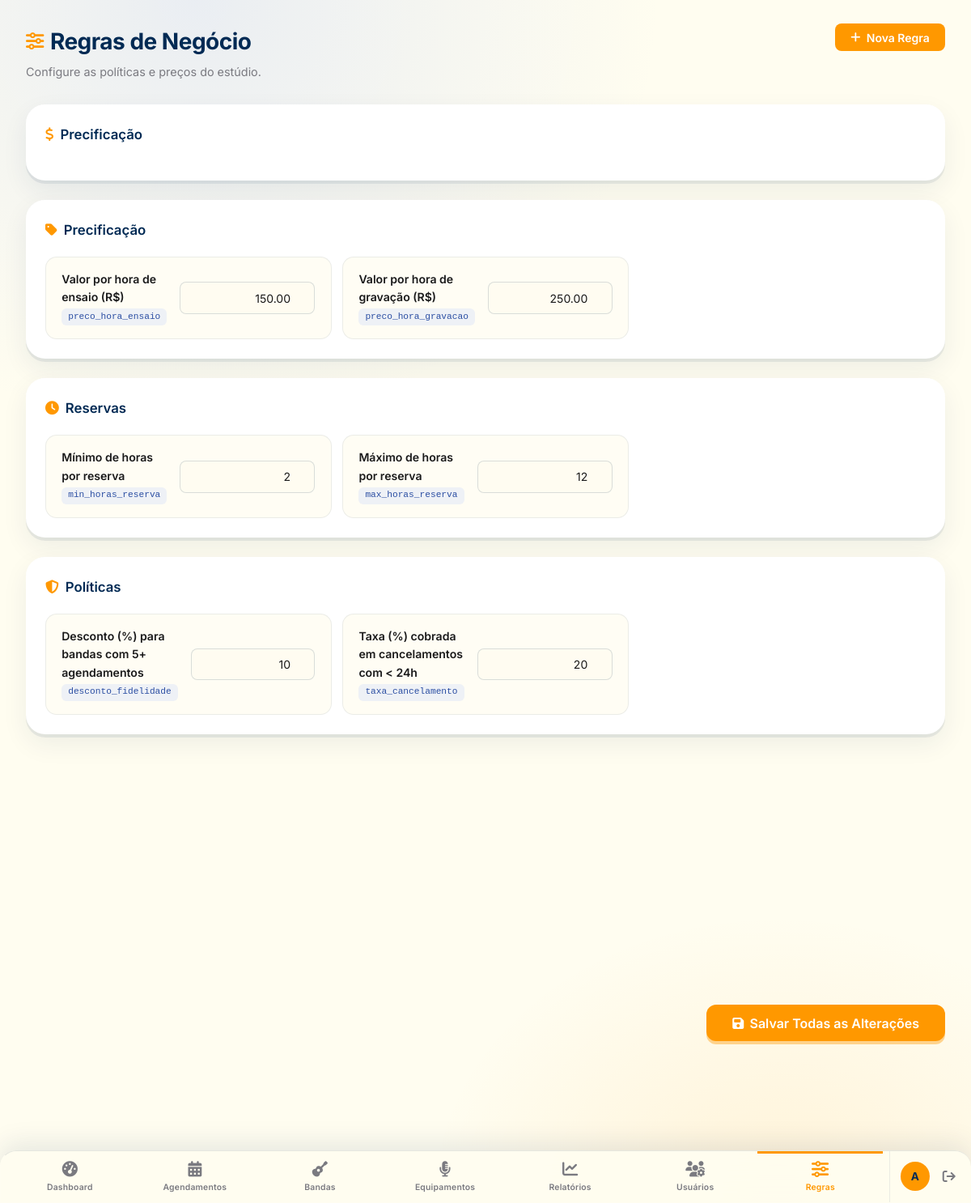
The app's page /regras.php (signed in) with its own data.
### tables this page shows
CREATE TABLE IF NOT EXISTS regras_negocio (
  id            INT UNSIGNED NOT NULL AUTO_INCREMENT,
  chave         VARCHAR(50)  NOT NULL UNIQUE,
  valor         VARCHAR(255) NOT NULL,
  descricao     VARCHAR(255),
  PRIMARY KEY (id)
);

### regras.php (called while the page is built)
<?php require_once 'controllers/regras_ctrl.php'; require 'templates/regras.php';

### controllers/regras_ctrl.php (called while the page is built, shortened)
<?php
require_once 'config/sessao.php';
$pageTitle = 'Regras de Negócio';
$pdo       = getConexao();
$regras = $pdo->query('SELECT * FROM regras_negocio ORDER BY id')->fetchAll();

### config/sessao.php (called while the page is built, shortened)
<?php
function usuarioLogado(): array
{
    return [
        'id'       => $_SESSION['usuario_id']   ?? null,
        'nome'     => $_SESSION['usuario_nome'] ?? '',
        'email'    => $_SESSION['usuario_email'] ?? '',
        'is_admin' => $_SESSION['usuario_admin'] ?? false,
    ];
}

### templates/regras.php (the view, shortened to what this page needs)
<?php include 'includes/head.php'; ?>
<body>
<?php include 'includes/nav.php'; ?>
<main class="main-content">
  <header class="page-header">
    <div>
      <h1><i class="fa-solid fa-sliders"></i> Regras de Negócio</h1>
      <p class="page-subtitle">Configure as políticas e preços do estúdio.</p>
    </div>
    <button class="btn btn-primary" id="btnNovaRegra">
      <i class="fa-solid fa-plus"></i> Nova Regra
    </button>
  </header>
  <form method="POST" action="api/regras_action.php" id="formRegras">
    <section class="section-card glass regra-section">
      <div class="section-header">
        <h2><i class="fa-solid fa-dollar-sign"></i> Precificação</h2>
      </div>
        <?php
        $grupos = [
          'Precificação'  => ['preco_hora_ensaio', 'preco_hora_gravacao'],
          'Reservas'      => ['min_horas_reserva', 'max_horas_reserva'],
          'Políticas'     => ['desconto_fidelidade', 'taxa_cancelamento'],
          'Funcionamento' => ['horario_abertura', 'horario_fechamento', 'nome_estudio', 'moeda'],
        ];
        ?>
    </section>
    <?php foreach ($grupos as $grupoNome => $chaves): ?>
    <?php
    $regrasGrupo = array_filter($regras, fn($r) => in_array($r['chave'], $chaves));
    ?>
    <section class="section-card glass regra-section">
      <div class="section-header">
        <h2>
          <?php
          $icons = [
            'Precificação'  => 'fa-tag',
            'Reservas'      => 'fa-clock',
            'Políticas'     => 'fa-shield-halved',
            'Funcionamento' => 'fa-store',
          ];
          ?>
          <i class="fa-solid <?= $icons[$grupoNome] ?? 'fa-gear' ?>"></i> <?= $grupoNome ?>
        </h2>
      </div>
      <div class="regras-grid">
        <?php foreach ($regrasGrupo as $r): ?>
        <div class="regra-card glass-inner">
          <div class="regra-info">
            <span class="regra-label"><?= htmlspecialchars($r['descricao'] ?: $r['chave']) ?></span>
            <span class="regra-chave-badge"><?= htmlspecialchars($r['chave']) ?></span>
          </div>
          <div class="regra-valor-wrap">
            <?php
            $isTime = str_contains($r['chave'], 'horario');
            $isNum  = in_array($r['chave'], ['preco_hora_ensaio','preco_hora_gravacao','min_horas_reserva','max_horas_reserva','desconto_fidelidade','taxa_cancelamento']);
            ?>
            <?php if ($isTime): ?>
              <input type="time" name="regras[<?= htmlspecialchars($r['chave']) ?>]"
                     value="<?= htmlspecialchars($r['valor']) ?>"
                     class="regra-input">
            <?php elseif ($isNum): ?>
              <input type="number" name="regras[<?= htmlspecialchars($r['chave']) ?>]"
                     value="<?= htmlspecialchars($r['valor']) ?>"
                     step="0.01" min="0"
                     class="regra-input">
            <?php else: ?>
              <input type="text" name="regras[<?= htmlspecialchars($r['chave']) ?>]"
                     value="<?= htmlspecialchars($r['valor']) ?>"
                     class="regra-input">
            <?php endif; ?>
          </div>
        </div>
        <?php endforeach; ?>
      </div>
    </section>
    <?php endforeach; ?>
    <div class="regras-save-bar">
      <button type="submit" class="btn btn-primary btn-lg">
        <i class="fa-solid fa-floppy-disk"></i> Salvar Todas as Alterações
      </button>
    </div>
  </form>
</main>
</body>
</html>

### includes/head.php (shortened to what this page needs)
<!DOCTYPE html>
<html lang="pt-BR">
<head>
  <link rel="stylesheet" href="https://cdnjs.cloudflare.com/ajax/libs/font-awesome/6.5.0/css/all.min.css">
  <link rel="stylesheet" href="assets/css/style.css">
  <?php if (($pageTitle ?? '') === 'Login'): ?>
  <link rel="stylesheet" href="assets/css/login.css">
  <?php else: ?>
  <link rel="stylesheet" href="assets/css/app.css">
  <?php endif; ?>
</head>

### includes/nav.php (shortened to what this page needs)
<?php
$paginaAtual = basename($_SERVER['PHP_SELF'], '.php');
$usuario = usuarioLogado();
?>
<aside class="sidebar glass">
  <nav class="sidebar-nav">
    <a href="dashboard.php"     class="nav-item <?= $paginaAtual === 'dashboard'     ? 'active' : '' ?>">
      <i class="fa-solid fa-gauge-high"></i><span>Dashboard</span>
    </a>
    <a href="agendamentos.php"  class="nav-item <?= $paginaAtual === 'agendamentos'  ? 'active' : '' ?>">
      <i class="fa-solid fa-calendar-days"></i><span>Agendamentos</span>
    </a>
    <a href="bandas.php"        class="nav-item <?= $paginaAtual === 'bandas'        ? 'active' : '' ?>">
      <i class="fa-solid fa-guitar"></i><span>Bandas</span>
    </a>
    <a href="equipamentos.php"  class="nav-item <?= $paginaAtual === 'equipamentos'  ? 'active' : '' ?>">
      <i class="fa-solid fa-microphone-lines"></i><span>Equipamentos</span>
    </a>
    <a href="relatorios.php"    class="nav-item <?= $paginaAtual === 'relatorios'    ? 'active' : '' ?>">
      <i class="fa-solid fa-chart-line"></i><span>Relatórios</span>
    </a>
    <?php if ($usuario['is_admin']): ?>
    <a href="usuarios.php"      class="nav-item <?= $paginaAtual === 'usuarios'      ? 'active' : '' ?>">
      <i class="fa-solid fa-users-gear"></i><span>Usuários</span>
    </a>
    <a href="regras.php"        class="nav-item <?= $paginaAtual === 'regras'        ? 'active' : '' ?>">
      <i class="fa-solid fa-sliders"></i><span>Regras</span>
    </a>
    <?php endif; ?>
  </nav>
  <div class="sidebar-footer">
    <div class="user-chip">
      <div class="user-avatar"><?= mb_strtoupper(mb_substr($usuario['nome'], 0, 1)) ?></div>
    </div>
    <a href="logout.php" class="btn-logout" title="Sair"><i class="fa-solid fa-arrow-right-from-bracket"></i></a>
  </div>
</aside>

### assets/css/app.css (style rules this page uses)
.sidebar { position: fixed; bottom: 0; left: 0; right: 0; top: auto; width: 100%; height: auto; flex-direction: row; padding: 0; background: rgba(255,253,240,0.92); backdrop-filter: blur(20px); -webkit-backdrop-filter: blur(20px); border-right: none; border-top: 1px solid rgba(0,42,84,0.10); border-radius: 20px 20px 0 0; z-index: 100; box-shadow: 0 -8px 32px rgba(0,42,84,0.10); display: flex; align-items: stretch; justify-content: space-around; }
.sidebar-nav { flex-direction: row; flex: 1; gap: 0; align-items: stretch; justify-content: space-around; padding: 0 0.5rem; }
.nav-item { flex-direction: column; gap: 3px; padding: 0.6rem 0.5rem; flex: 1; justify-content: center; align-items: center; font-size: 0.68rem; font-weight: 500; color: var(--text-muted); border-radius: 0; border-top: 3px solid transparent; transition: color 0.2s, border-color 0.2s; }
.nav-item i { font-size: 1.2rem; width: auto; margin-bottom: 2px; transition: transform 0.2s; }
.nav-item span { font-size: 0.65rem; font-weight: 600; letter-spacing: 0.2px; }
.nav-item.active { background: none; color: var(--clr-orange); border-top-color: var(--clr-orange); font-weight: 700; }
.nav-item.active i { color: var(--clr-orange); transform: scale(1.1); }
.sidebar-footer { display: flex; align-items: center; padding: 0 0.8rem; border-top: none; border-left: 1px solid rgba(0,42,84,0.08); flex-shrink: 0; }
.sidebar-footer .btn-logout { color: var(--text-muted); }
.main-content { margin-left: 0; padding: 1.8rem 2rem 6rem; }
.section-card { border-radius: 24px; background: #fff; border: none; box-shadow: 0 4px 0 rgba(0,42,84,0.08), 0 12px 32px rgba(0,42,84,0.07), inset 0 1px 0 rgba(255,255,255,0.9); backdrop-filter: none; }
.glass-inner { background: rgba(255,253,240,0.7); border: 1.5px solid rgba(0,42,84,0.08); border-radius: 14px; backdrop-filter: blur(8px); }
.regra-section { margin-bottom: 1.5rem; }
.regras-grid { display: grid; grid-template-columns: repeat(auto-fill, minmax(280px, 1fr)); gap: 0.85rem; }
.regra-card { display: flex; align-items: center; gap: 1rem; padding: 1rem 1.2rem; }
.regra-info { flex: 1; display: flex; flex-direction: column; gap: 0.15rem; }
.regra-label { font-size: 0.88rem; font-weight: 600; color: var(--text-primary); }
.regra-chave-badge { font-size: 0.7rem; background: rgba(138,168,255,0.15); color: #2c4fa3; border-radius: 6px; padding: 0.1rem 0.5rem; width: fit-content; font-family: monospace; }
.regra-input { width: 130px; padding: 0.45rem 0.7rem; border: 1.5px solid rgba(0,42,84,0.15); border-radius: 8px; font-size: 0.875rem; text-align: right; background: #fff; outline: none; transition: border-color 0.2s; }
.regra-valor-wrap { display: flex; align-items: center; gap: 0.5rem; }
.regras-save-bar { position: sticky; bottom: 5.5rem; display: flex; justify-content: flex-end; padding: 1rem 0; z-index: 10; }
.btn-lg { padding: 0.8rem 2rem; font-size: 1rem; border-radius: 12px; box-shadow: 0 4px 0 rgba(255,152,0,0.4); }

### records on screen
regras_negocio: descricao "Valor por hora de ensaio (R$)", chave "preco_hora_ensaio", valor "150.00"
regras_negocio: descricao "Valor por hora de gravação (R$)", chave "preco_hora_gravacao", valor "250.00"
regras_negocio: descricao "Mínimo de horas por reserva", chave "min_horas_reserva", valor "2"
regras_negocio: descricao "Máximo de horas por reserva", chave "max_horas_reserva", valor "12"
regras_negocio: descricao "Desconto (%) para bandas com 5+ agendamentos", chave "desconto_fidelidade", valor "10"
regras_negocio: descricao "Taxa (%) cobrada em cancelamentos com < 24h", chave "taxa_cancelamento", valor "20"

### other values on screen
mb_strtoupper(mb_substr($usuario['nome'], 0, 1)) "A"
$grupoNome "Precificação"
$grupoNome "Reservas"
$grupoNome "Políticas"
